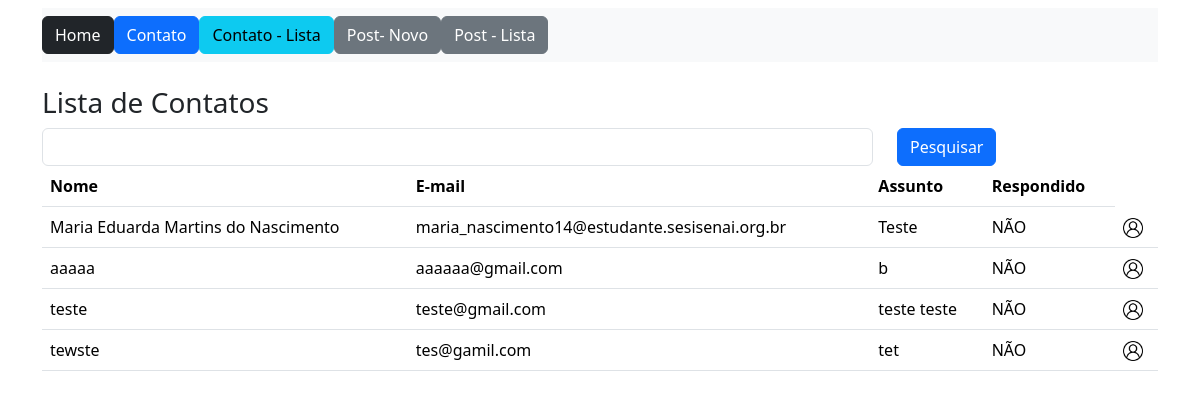
The app's page /contato/lista/ (signed in) with its own data.
### app/models.py (models this page shows)
class Contato(db.Model):
    id = db.Column(db.Integer, primary_key=True)
    data_envio = db.Column(db.DateTime, default=datetime.now())
    nome = db.Column(db.String, nullable=True)
    email = db.Column(db.String, nullable=True)
    assunto = db.Column(db.String, nullable=True)
    mensagem = db.Column(db.String, nullable=True)
    respondido = db.Column(db.Integer, default=0)

### app/view.py (the view)
@app.route('/contato/lista/')
@login_required
def contatoLista():
    if request.method == 'GET':
        pesquisa = request.args.get('pesquisa', '')
    dados = Contato.query.order_by(Contato.nome)
    if pesquisa != '':
        dados = dados.filter(Contato.nome == pesquisa)
    context = {'dados':dados.all()}
    return render_template('contato_lista.html', context=context)

### app/models.py (called while the page is built)
@login_manager.user_loader
def load_user(user_id):
    return User.query.get(user_id)

### app/templates/contato_lista.html (shortened to what this page needs)
{%extends 'base.html'%}
{%block content%}
    <div class="container">
        {%include 'nav.html'%}
            <div class="row mt-4">
                <h3>Lista de Contatos</h3>
            </div>
                <form method="GET" class="row">
                    <div class="col-9">
                        <input type="text" name="pesquisa" class="form-control">
                    </div>
                    <div class="col-3">
                        <button type="submit" class="btn btn-primary">Pesquisar</button>
                    </div>
                </form>
                <div class="col-12">
                    <table class="table">
                        <thead>
                            <tr>
                                <th>Nome</th>
                                <th>E-mail</th>
                                <th>Assunto</th>
                                <th>Respondido</th>
                            </tr>
                        </thead>
                        <body>
                            {% for dado in context['dados'] %}
                                <tr>
                                    <td> {{dado.nome}} </td>
                                    <td> {{dado.email}} </td>
                                    <td> {{dado.assunto}} </td>
                                    <td>{% if dado.respondido == 1 %}
                                            SIM
                                        {% else %}
                                            NÃO
                                        {% endif %}
                                    </td>
                                    <td><a href="{{url_for('contatoDetail', id=dado.id)}}"><img src="{{url_for('static', filename='img/user.png')}}" style="width: 20px"></a></td>
                                </tr>
                            {% endfor %}
                        </body>
                    </table>
                </div>
        </div>
{%endblock%}

### records on screen
Contato: nome "Maria Eduarda Martins do Nascimento", email "maria_nascimento14@estudante.sesisenai.org.br", assunto "Teste", respondido "NÃO"
Contato: nome "aaaaa", email "aaaaaa@gmail.com", assunto "b", respondido "NÃO"
Contato: nome "teste", email "teste@gmail.com", assunto "teste teste", respondido "NÃO"
Contato: nome "tewste", email "tes@gamil.com", assunto "tet", respondido "NÃO"
